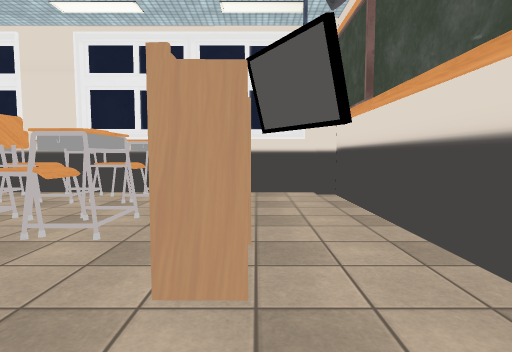
view 1 (above)

19 first-person views from a walk through a 3-D level made in the Unity game engine. The camera is 1.3 m above the floor, tilts 4° down and sees 80° across. The floor is counted in squares, 1 m on a side. Each view is taken from the middle of a square. On the plan, view 1 faces up. The plan holds only what a view shows up to about 14 squares ahead; the rest is blank. The place goes on beyond the plan. The player character is not drawn. Some animated figures are left out. Door leaves are left out, so doorways stand open. Some surface patterns are stand-ins.

view 2
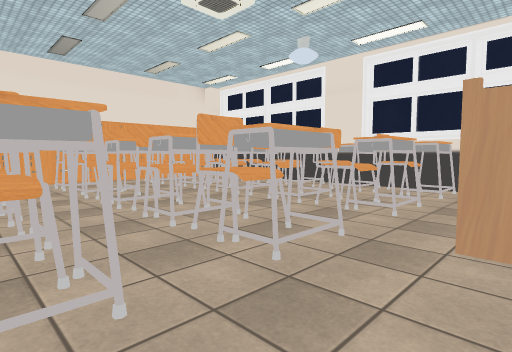

view 3
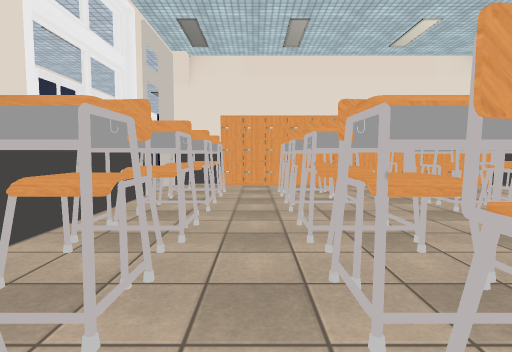

view 4
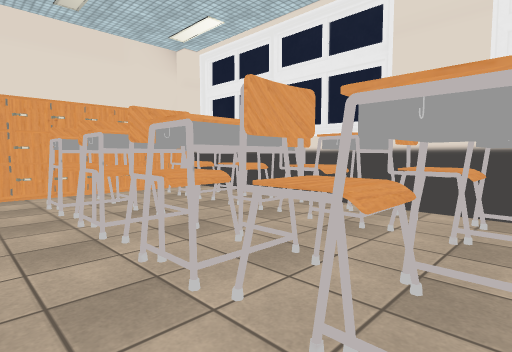

view 5
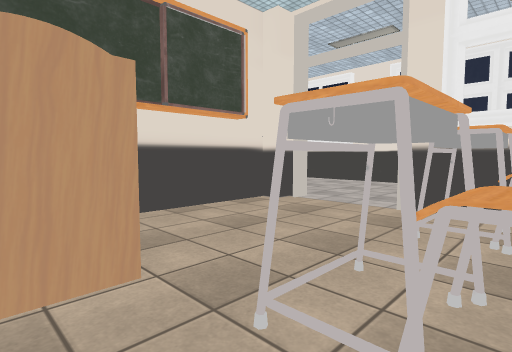

view 6
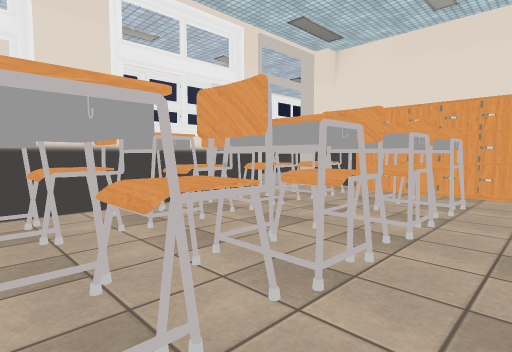

view 7
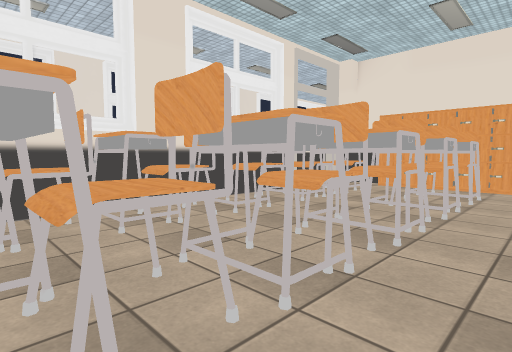

view 8
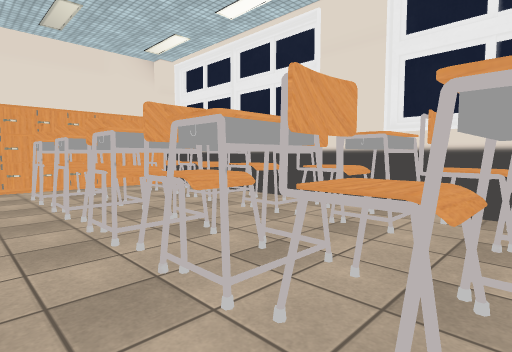

view 9
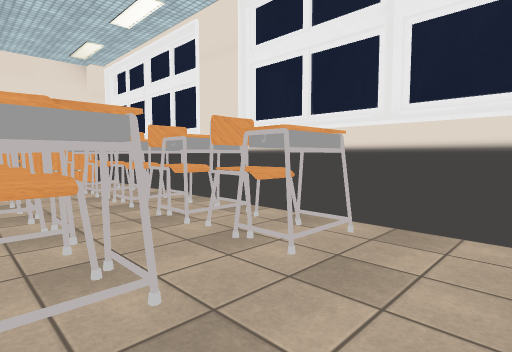

view 10
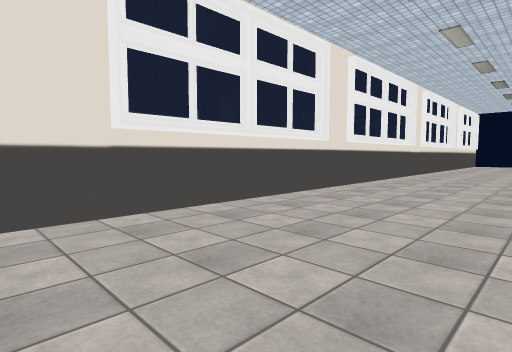

view 11
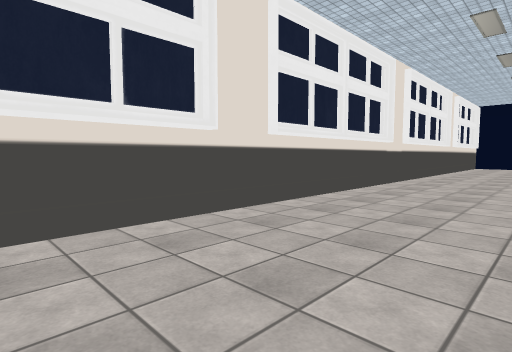

view 12
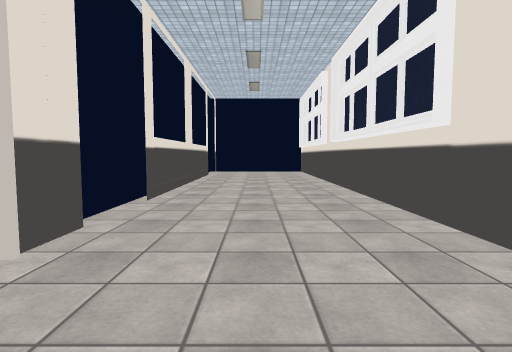

view 13
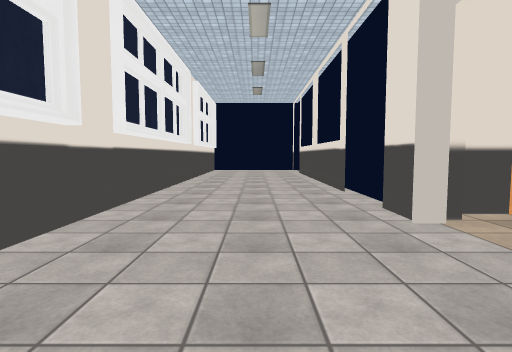

view 14
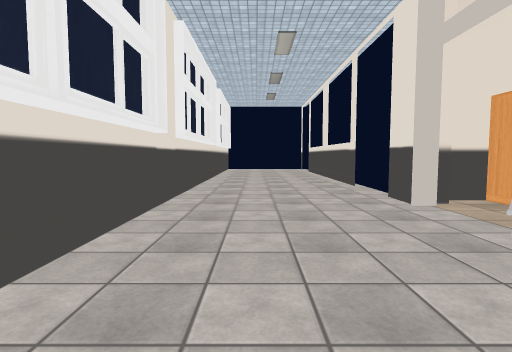

view 15
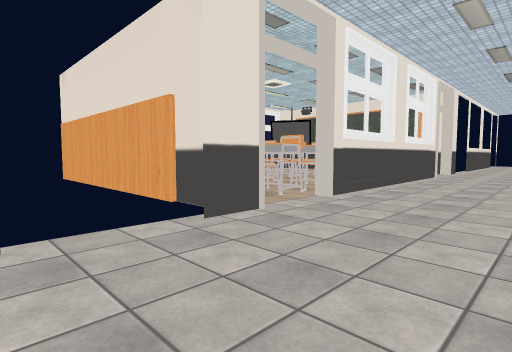

view 16
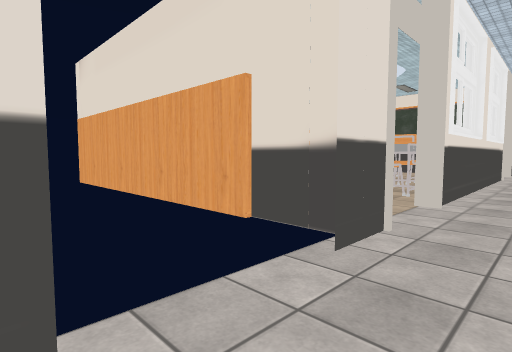

view 17
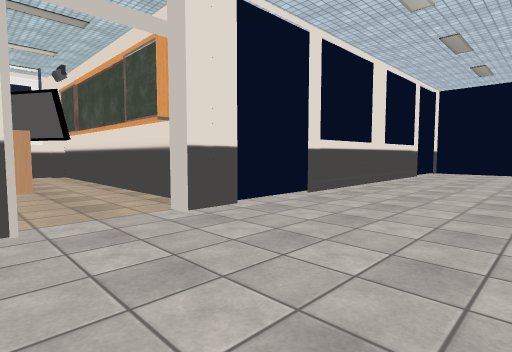

view 18
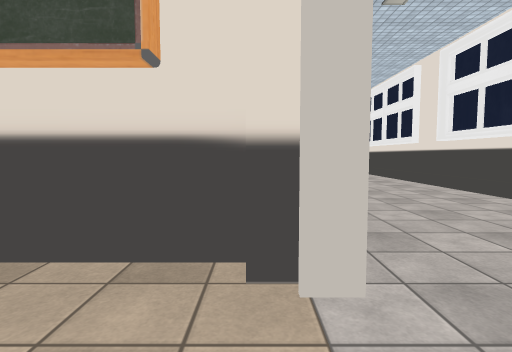

view 19
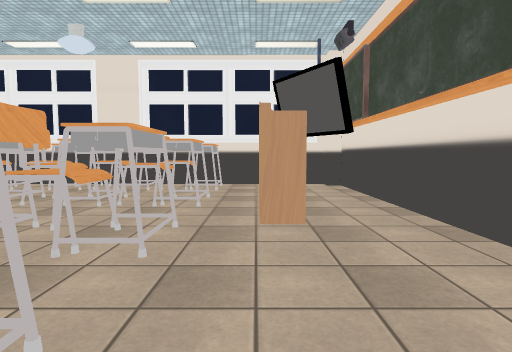

### Floor plan
Points are (right, up) in squares from view 1. A wall is a line through its corners. A room is listed if a view was taken in it or the views show most of it. See-through windows are left out.
Room 1 (views 1, 2, 3, 4, 5, 6, 7, 8, 9, 18, 19)
walls: (0, 2.6) (-0.9, 2.6) (-0.9, 3.9); (-12.7, -3.5) (-1.3, -3.5); (-16.6, -1.5) (-16.6, -2.9) (-16, -2.9) (-16, -3.5); (2, -3.5) (2, -2.9) (2.6, -2.9) (2.6, 9.9) (2, 9.9) (2, 10.5) (-16, 10.5)
ways out: open door at (-14, -4) to room 2; open door at (0, -4) to room 2
objects: locker (-17, -1) to (-16, 1); locker (-17, 2) to (-16, 3); locker (-17, 4) to (-16, 6); locker (-17, 7) to (-16, 10); chair (-15, -2) to (-14, -1); chair (-15, 1) to (-14, 2); chair (-15, 5) to (-14, 6); chair (-15, 8) to (-14, 9); desk (-13, -3) to (-13, -1); desk (-13, 1) to (-13, 2); desk (-13, 5) to (-13, 6); desk (-13, 8) to (-13, 10); chair (-12, -2) to (-11, -1); chair (-12, 1) to (-11, 2); chair (-12, 5) to (-11, 6); chair (-12, 8) to (-11, 9); desk (-11, -3) to (-10, -3); desk (-11, 10) to (-10, 10); chair (-10, -2) to (-9, -1); desk (-10, -1); desk (-10, 1) to (-10, 2); desk (-10, 5) to (-10, 6); desk (-10, 8); chair (-10, 8) to (-9, 9); chair (-9, 1) to (-9, 2); chair (-9, 5) to (-9, 6); desk (-8, -3) to (-8, -1); desk (-8, 1) to (-8, 2); desk (-8, 5) to (-8, 6); desk (-8, 8) to (-8, 10); chair (-7, -2) to (-6, -1); chair (-7, 1) to (-6, 2); chair (-7, 5) to (-6, 6); chair (-7, 8) to (-6, 9); desk (-6, -3) to (-5, -3); desk (-6, 10) to (-5, 10); chair (-5, -2) to (-4, -1); desk (-5, -1); desk (-5, 1) to (-5, 2); desk (-5, 5) to (-5, 6); desk (-5, 8); chair (-5, 8) to (-4, 9); chair (-4, 1) to (-4, 2); chair (-4, 5) to (-4, 6); desk (-3, -3) to (-3, -1); desk (-3, 1) to (-3, 2); desk (-3, 5) to (-3, 6); desk (-3, 8) to (-3, 10)
Room 2 (views 10, 11, 12, 13, 14, 15, 16, 17)
walls: (-3.3, -3.9) (-12.7, -3.9); (3.5, -3.9) (1.7, -3.9); (-15.7, -3.9) (-17.5, -3.9); (-20.5, -3.9) (-23.5, -3.9); (-23.5, -10.5) (12.5, -10.5); (12, -3.9) (6.5, -3.9)
ways out: open door at (-14, -4) to room 1; open door at (0, -4) to room 1

Positions as (right, up) in squares from view 1, and headings:
1: (0, 0), facing up
2: (0, -2), facing up-left
3: (-3, 0), facing left
4: (-5, 3), facing up-left
5: (-4, 4), facing down-right
6: (-5, 4), facing down-left
7: (-3, 4), facing down-left
8: (-3, 3), facing up-left
9: (0, 5), facing up-left
10: (4, -4), facing down-left
11: (-2, -5), facing down-left
12: (-2, -7), facing right
13: (-10, -7), facing left
14: (-8, -8), facing left
15: (-21, -9), facing up-right
16: (-21, -6), facing up-right
17: (-2, -10), facing up-right
18: (-1, -3), facing right
19: (-1, -3), facing up
